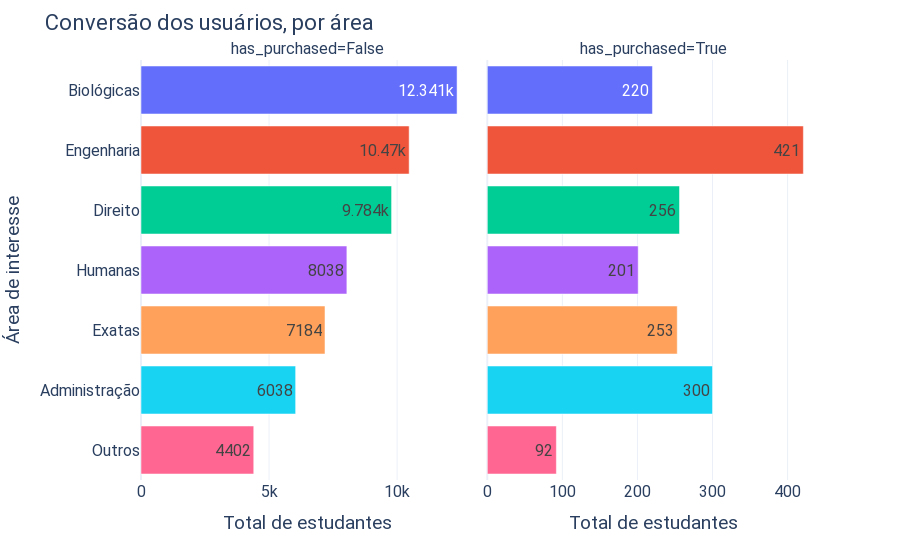

Here is the notebook cell this chart was saved with:
### Markdown cell above
### User Features

### Code cell
df = summ_df\
        .groupby(['course_area', 'has_purchased'], as_index=False)\
        .agg({'student_id':'count'})\
        .sort_values(by='student_id', ascending=False)

fig = px.bar(df, y='course_area', x='student_id', facet_col='has_purchased', color='course_area')
fig.update_traces(texttemplate='%{x}', textposition='inside')
fig.update_xaxes(matches=None, title='Total de estudantes')

fig.update_layout(title='Conversão dos usuários, por área', 
                  yaxis_title='Área de interesse',
                  showlegend=False
                 )
plot(fig)

### Figure 1 — Plotly figure (JSON) as saved in the notebook; plotly's stock layout.template omitted (floating-point values rounded to 4 significant figures)
{"data": [{"alignmentgroup": "True", "hovertemplate": "course_area=%{y}<br>has_purchased=False<br>student_id=%{x}<extra></extra>", "legendgroup": "Biológicas", "marker": {"color": "#636efa"}, "name": "Biológicas", "offsetgroup": "Biológicas", "orientation": "h", "showlegend": true, "textposition": "inside", "texttemplate": "%{x}", "type": "bar", "x": [12341], "xaxis": "x", "y": ["Biológicas"], "yaxis": "y"}, {"alignmentgroup": "True", "hovertemplate": "course_area=%{y}<br>has_purchased=True<br>student_id=%{x}<extra></extra>", "legendgroup": "Biológicas", "marker": {"color": "#636efa"}, "name": "Biológicas", "offsetgroup": "Biológicas", "orientation": "h", "showlegend": false, "textposition": "inside", "texttemplate": "%{x}", "type": "bar", "x": [220], "xaxis": "x2", "y": ["Biológicas"], "yaxis": "y2"}, {"alignmentgroup": "True", "hovertemplate": "course_area=%{y}<br>has_purchased=False<br>student_id=%{x}<extra></extra>", "legendgroup": "Engenharia", "marker": {"color": "#EF553B"}, "name": "Engenharia", "offsetgroup": "Engenharia", "orientation": "h", "showlegend": true, "textposition": "inside", "texttemplate": "%{x}", "type": "bar", "x": [10470], "xaxis": "x", "y": ["Engenharia"], "yaxis": "y"}, {"alignmentgroup": "True", "hovertemplate": "course_area=%{y}<br>has_purchased=True<br>student_id=%{x}<extra></extra>", "legendgroup": "Engenharia", "marker": {"color": "#EF553B"}, "name": "Engenharia", "offsetgroup": "Engenharia", "orientation": "h", "showlegend": false, "textposition": "inside", "texttemplate": "%{x}", "type": "bar", "x": [421], "xaxis": "x2", "y": ["Engenharia"], "yaxis": "y2"}, {"alignmentgroup": "True", "hovertemplate": "course_area=%{y}<br>has_purchased=False<br>student_id=%{x}<extra></extra>", "legendgroup": "Direito", "marker": {"color": "#00cc96"}, "name": "Direito", "offsetgroup": "Direito", "orientation": "h", "showlegend": true, "textposition": "inside", "texttemplate": "%{x}", "type": "bar", "x": [9784], "xaxis": "x", "y": ["Direito"], "yaxis": "y"}, {"alignmentgroup": "True", "hovertemplate": "course_area=%{y}<br>has_purchased=True<br>student_id=%{x}<extra></extra>", "legendgroup": "Direito", "marker": {"color": "#00cc96"}, "name": "Direito", "offsetgroup": "Direito", "orientation": "h", "showlegend": false, "textposition": "inside", "texttemplate": "%{x}", "type": "bar", "x": [256], "xaxis": "x2", "y": ["Direito"], "yaxis": "y2"}, {"alignmentgroup": "True", "hovertemplate": "course_area=%{y}<br>has_purchased=False<br>student_id=%{x}<extra></extra>", "legendgroup": "Humanas", "marker": {"color": "#ab63fa"}, "name": "Humanas", "offsetgroup": "Humanas", "orientation": "h", "showlegend": true, "textposition": "inside", "texttemplate": "%{x}", "type": "bar", "x": [8038], "xaxis": "x", "y": ["Humanas"], "yaxis": "y"}, {"alignmentgroup": "True", "hovertemplate": "course_area=%{y}<br>has_purchased=True<br>student_id=%{x}<extra></extra>", "legendgroup": "Humanas", "marker": {"color": "#ab63fa"}, "name": "Humanas", "offsetgroup": "Humanas", "orientation": "h", "showlegend": false, "textposition": "inside", "texttemplate": "%{x}", "type": "bar", "x": [201], "xaxis": "x2", "y": ["Humanas"], "yaxis": "y2"}, {"alignmentgroup": "True", "hovertemplate": "course_area=%{y}<br>has_purchased=False<br>student_id=%{x}<extra></extra>", "legendgroup": "Exatas", "marker": {"color": "#FFA15A"}, "name": "Exatas", "offsetgroup": "Exatas", "orientation": "h", "showlegend": true, "textposition": "inside", "texttemplate": "%{x}", "type": "bar", "x": [7184], "xaxis": "x", "y": ["Exatas"], "yaxis": "y"}, {"alignmentgroup": "True", "hovertemplate": "course_area=%{y}<br>has_purchased=True<br>student_id=%{x}<extra></extra>", "legendgroup": "Exatas", "marker": {"color": "#FFA15A"}, "name": "Exatas", "offsetgroup": "Exatas", "orientation": "h", "showlegend": false, "textposition": "inside", "texttemplate": "%{x}", "type": "bar", "x": [253], "xaxis": "x2", "y": ["Exatas"], "yaxis": "y2"}, {"alignmentgroup": "True", "hovertemplate": "course_area=%{y}<br>has_purchased=False<br>student_id=%{x}<extra></extra>", "legendgroup": "Administração", "marker": {"color": "#19d3f3"}, "name": "Administração", "offsetgroup": "Administração", "orientation": "h", "showlegend": true, "textposition": "inside", "texttemplate": "%{x}", "type": "bar", "x": [6038], "xaxis": "x", "y": ["Administração"], "yaxis": "y"}, {"alignmentgroup": "True", "hovertemplate": "course_area=%{y}<br>has_purchased=True<br>student_id=%{x}<extra></extra>", "legendgroup": "Administração", "marker": {"color": "#19d3f3"}, "name": "Administração", "offsetgroup": "Administração", "orientation": "h", "showlegend": false, "textposition": "inside", "texttemplate": "%{x}", "type": "bar", "x": [300], "xaxis": "x2", "y": ["Administração"], "yaxis": "y2"}, {"alignmentgroup": "True", "hovertemplate": "course_area=%{y}<br>has_purchased=False<br>student_id=%{x}<extra></extra>", "legendgroup": "Outros", "marker": {"color": "#FF6692"}, "name": "Outros", "offsetgroup": "Outros", "orientation": "h", "showlegend": true, "textposition": "inside", "texttemplate": "%{x}", "type": "bar", "x": [4402], "xaxis": "x", "y": ["Outros"], "yaxis": "y"}, {"alignmentgroup": "True", "hovertemplate": "course_area=%{y}<br>has_purchased=True<br>student_id=%{x}<extra></extra>", "legendgroup": "Outros", "marker": {"color": "#FF6692"}, "name": "Outros", "offsetgroup": "Outros", "orientation": "h", "showlegend": false, "textposition": "inside", "texttemplate": "%{x}", "type": "bar", "x": [92], "xaxis": "x2", "y": ["Outros"], "yaxis": "y2"}], "layout": {"annotations": [{"font": {}, "showarrow": false, "text": "has_purchased=False", "x": 0.245, "xanchor": "center", "xref": "paper", "y": 1, "yanchor": "bottom", "yref": "paper"}, {"font": {}, "showarrow": false, "text": "has_purchased=True", "x": 0.755, "xanchor": "center", "xref": "paper", "y": 1, "yanchor": "bottom", "yref": "paper"}], "barmode": "relative", "font": {"family": "Roboto", "size": 16}, "legend": {"title": {"text": "course_area"}, "tracegroupgap": 0}, "margin": {"t": 60}, "showlegend": false, "title": {"text": "Conversão dos usuários, por área"}, "xaxis": {"anchor": "y", "domain": [0, 0.49], "title": {"text": "Total de estudantes"}}, "xaxis2": {"anchor": "y2", "domain": [0.51, 1], "title": {"text": "Total de estudantes"}}, "yaxis": {"anchor": "x", "categoryarray": ["Outros", "Administração", "Exatas", "Humanas", "Direito", "Engenharia", "Biológicas"], "categoryorder": "array", "domain": [0, 1], "title": {"text": "Área de interesse"}}, "yaxis2": {"anchor": "x2", "domain": [0, 1], "matches": "y", "showticklabels": false}}}
